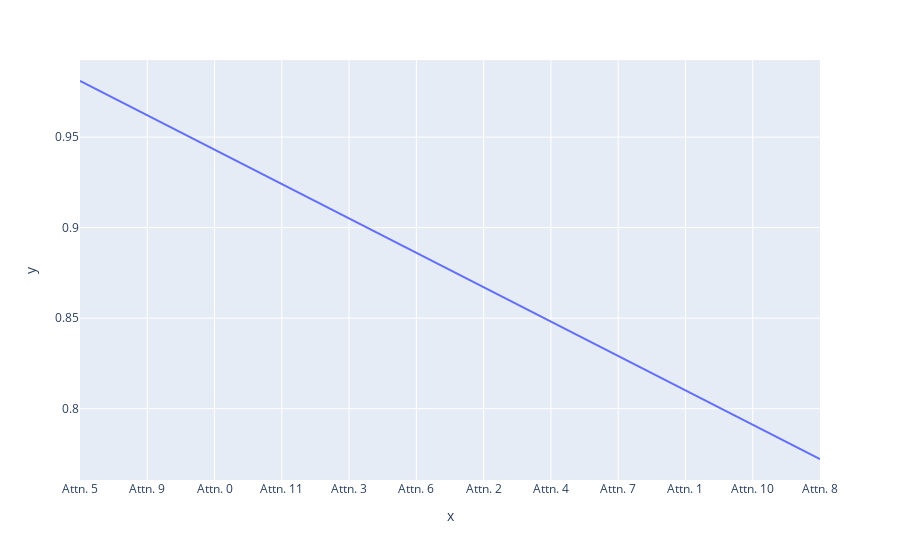

This figure's notebook cell:
### Code cell
p_parameters = [x/initial_parameters for x in num_parameters]
fig = px.line(x = labels, y=p_parameters)
fig.show()

### Figure 1 — Plotly figure (JSON) as saved in the notebook; plotly's stock layout.template omitted (floating-point values rounded to 4 significant figures)
{"data": [{"hovertemplate": "x=%{x}<br>y=%{y}<extra></extra>", "legendgroup": "", "line": {"color": "#636efa", "dash": "solid"}, "marker": {"symbol": "circle"}, "mode": "lines", "name": "", "orientation": "v", "showlegend": false, "type": "scatter", "x": ["Attn. 5", "Attn. 9", "Attn. 0", "Attn. 11", "Attn. 3", "Attn. 6", "Attn. 2", "Attn. 4", "Attn. 7", "Attn. 1", "Attn. 10", "Attn. 8"], "xaxis": "x", "y": [0.981, 0.962, 0.943, 0.9241, 0.9051, 0.8861, 0.8671, 0.8481, 0.8291, 0.8102, 0.7912, 0.7722], "yaxis": "y"}], "layout": {"legend": {"tracegroupgap": 0}, "margin": {"t": 60}, "xaxis": {"anchor": "y", "domain": [0, 1], "title": {"text": "x"}}, "yaxis": {"anchor": "x", "domain": [0, 1], "title": {"text": "y"}}}}
